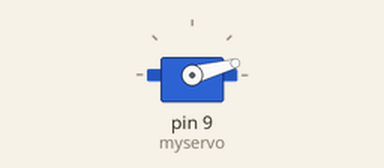
The sketch below on a simulated Arduino Uno, built with avr-gcc and run on an emulated ATmega328P. On the bench: servo.

Above: at 0.05 s.
At 10.0 s:
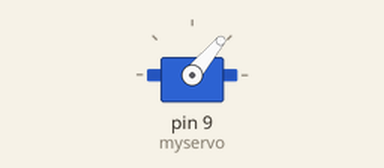
Timing chart, 0 to 13.0 s (numbered marks = the images above):
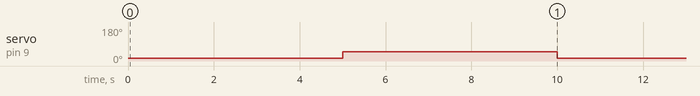

Measured:
- by itself, servo on pin 9 (myservo): alternates 50° for 5.0 s and 15° for 5.0 s

The sketch:

servo_test.ino
```cpp
#include <Servo.h>

Servo myservo;  // create servo object to control a servo

void setup() {
  myservo.attach(9);  // attaches the servo on pin 9 to the servo object
}

void loop() {
  myservo.write(15);
  delay(5000);
  myservo.write(50);
  delay(5000);
}
```
